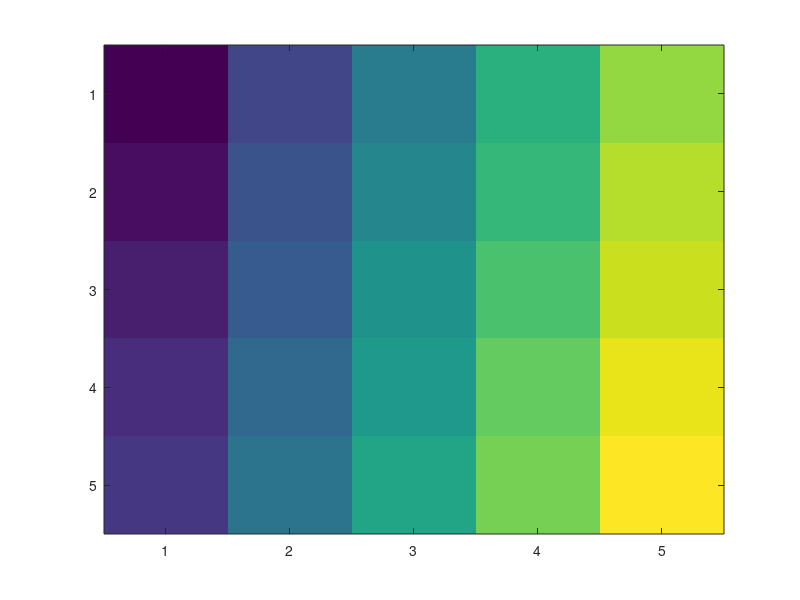
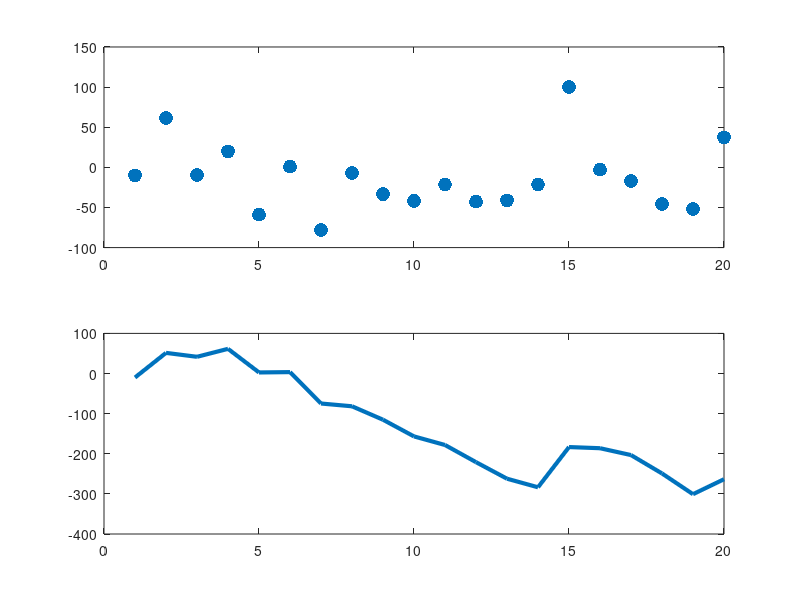

These charts were generated, in order, by the following MATLAB code:
A = 2; %Set A as 2 (semicolon suppresses output
B = 5;

fprintf('A and B are %i and %i \n',A,B); %Write to console

fprintf('Rounding 2.3 up gives %f \n',ceil(2.3));
fprintf('Rounding 2.3 down gives %f \n',floor(2.3));
fprintf('Rounding 2.3 to the nearest integer gives %f \n',round(2.3));

fprintf('Imaginary number squared is %f \n',1i^2);
comp = 1+1i;
fprintf('Imaginary number plus one is %f + %fi \n',real(comp),imag(comp));

fprintf('A+B = %f \n',A+B);
fprintf('A-B = %f \n',A-B);
fprintf('A*B = %f \n',A*B);
fprintf('A/B = %f \n',A/B);
fprintf('A^B = %f \n',A^B);

fprintf('A is \n');
A = [1;2;3] %Column vector
fprintf('A is \n');
A = [1,2,3] %Row vector
fprintf('A is \n');
A = -1:2:7
fprintf('B is \n');
B = linspace(7,15,5)

A(3); % Gets third element of A. Note the 1-indexing
fprintf('The third element of A is %f \n',A(3));

%%

A' %The ' symbol denotes transpose. If considering complex numbers, ' is conjugate transpose and .' is transpose only
[1;1i]'
[1;1i].'
B*A' %Matrix multiplication of row and column vector
% B*A
B.*A %Elementwise multiplication of vectors
B./A %Elementwise division of vectors
A+2 %Adds scalar to every element
A+B %Elementwise addition
C=A+B' %Result at indices m and n is A_m + B_n 
D = 1:25 %1x25 row vector
D = reshape(D,5,5) %Changes D to a 5x5 vector. Right click 'reshape' and select  open "reshape"   to learn more about this MATLAB function
imagesc(D); %Make an image based on the values of D

%%
D(2,3) %Second row, third column
D(3,2:4) %Third row, entries 2-4
D(:,1) %First column
D(:,end) %Last column
D(2,:) %Second row
D(end-1,:)%Second last row
D(:) %D unspooled as a column vector. 

D+1 %Add one to each matrix element
D+A %Add row vector A to each row
D+A' %Add column vector A' to each column
D+C %Elementwise addition of matrices

D*A' %Matrix multiplication of D with column vector A'
A*D %Matrix multiplication of D with row vector A
D.*A %Elementwise multiplication of row vector A with each row
D\A'

D*C %Matrix multiplication of D and C
D.*C %Elementwise multiplication of D and C
D.^C %Each element of D is raised to the power of the corresponding C element (notice that elements much smaller than the maximum of the resulting matrix print as zero)

%%
E = zeros(5) %Creates a 5x5 matrix of zeros
E = zeros(1,12) %Creates a 12 element row vector of zeros
E = zeros(5,3) %Creates a 5x3 matrix of zeros
E = ones(3,4) %Creates a 3x4 matirx of ones
E = rand(7,3) %Creates a 7x3 matrix of uniformally distributed numbers between 0 and 1
E = randn(5) %Creates a 5x5 matrix of normally distributed numbers with mean = 1 and standard deviation = 1

E\B' %Solves the system Ex = B' for x

size(E) %number of rows and columns in E
[a,b] = size(E) %a becomes number of row, b number of columns
length(E) %longest dimension of E
F = zeros(size(E)) %Creates a matrix of zeros with the dimension of E
F = zeros(length(E))% Creates a square matrix of zeros with a number of rows and columns equal to the longest dimension of E

%%
abs(E) %Takes absolute value of each entry in E
min(E) %Finds the minimum of each column of E
min(E,[],1) %Finds the minimum of each column of E
min(E,[],2) %Finds the minimum of each row of E
[a,b] = min(E) %a becomes minimum of each column of E, b becomes the index of that minimum in each row
min(min(E)) %Minimum of E

(2>3) || (4>3) %2 greater than 3 or 4 greater than 3?
(2>3) && (4>3) %2 greater than 3 and 4 greater than 3?
2==3 %2 equal to 3?
~(2==3) %Not 2 equal to 3?
2~=3 %2 not equal to 3?


%% Let's sum random numbers from randn until the magnitude of the largest number exceeds 100
randomsum = zeros(20,1);
n = 0;
finished = 0;
while finished == 0
    randomsum = randomsum + randn(size(randomsum));
    n = n+1; %Count iteration in a while loop to be safe, abort if it gets too high
    if (n>20000) || (max(abs(randomsum))>100) %Stopping condition: satisfy goal or take too many iterations
        finished = 1;
    end
end
% Now let's plot the result to check
figure %Opens new figure
subplot(2,1,1) %We will plot another plot within the same image later
plot(randomsum,'.','MarkerSize',30) %Makes scatter plot, but many different options exist. Try 'edit plot' to see more

%Let's generate a vector runsum where the nth element is the sum of first n
%terms of randomsum

runsum = zeros(size(randomsum));
for n = 1:length(randomsum)
    runsum(n) = sum(randomsum(1:n));
end
%Again, let's plot the result
subplot(2,1,2) %We will plot another plot within the same image later
plot(runsum,'LineWidth',3) %Now we are making a line graph
